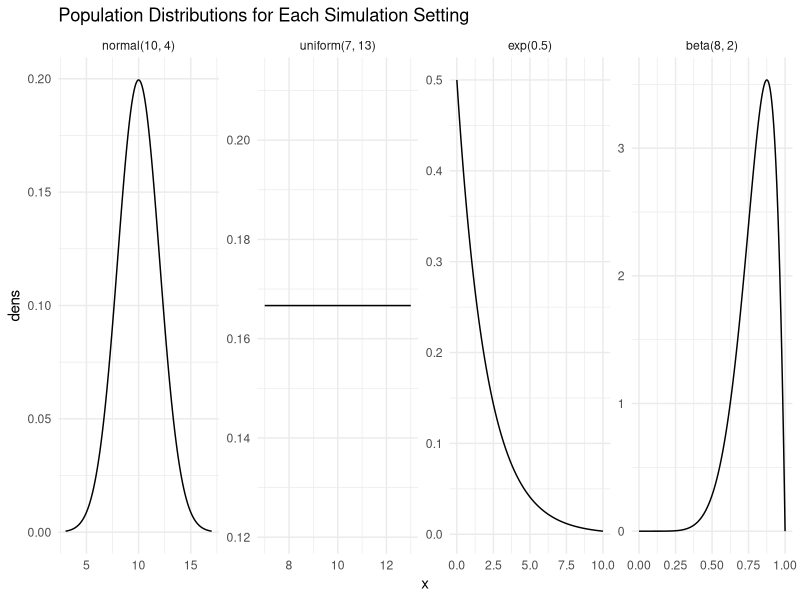
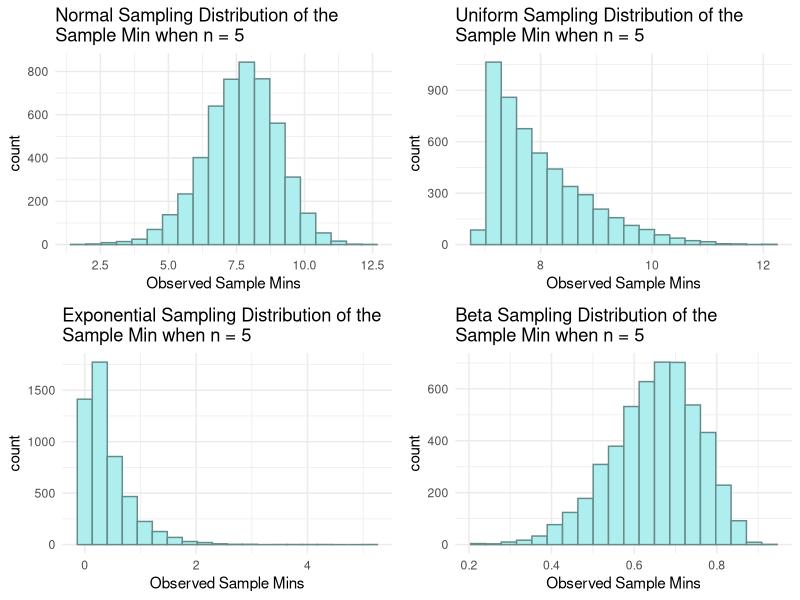
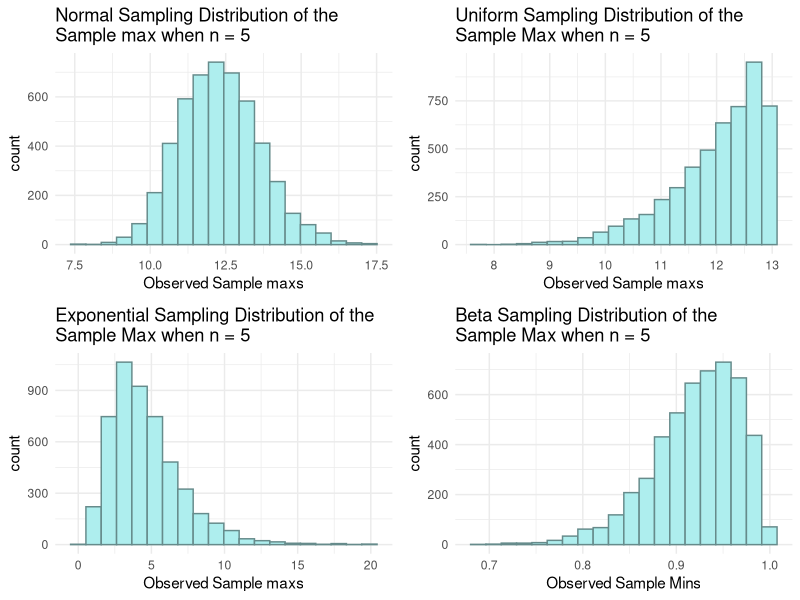
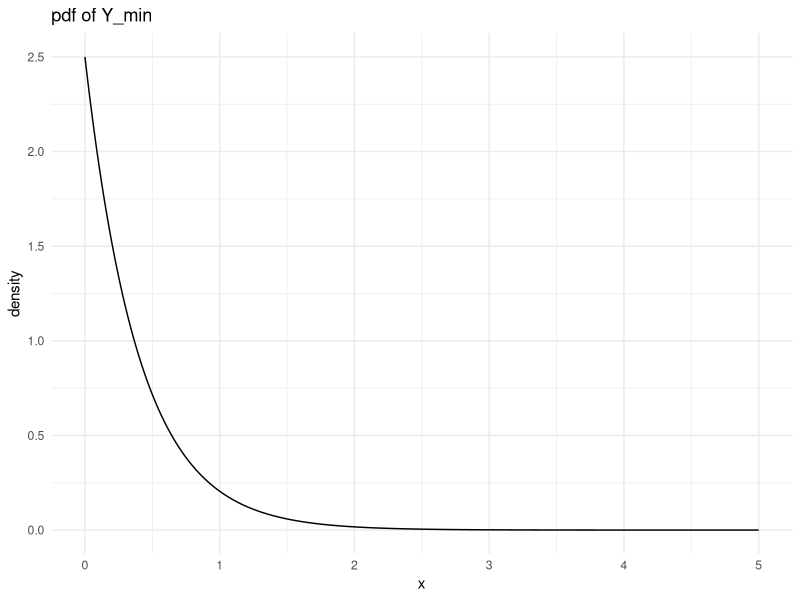
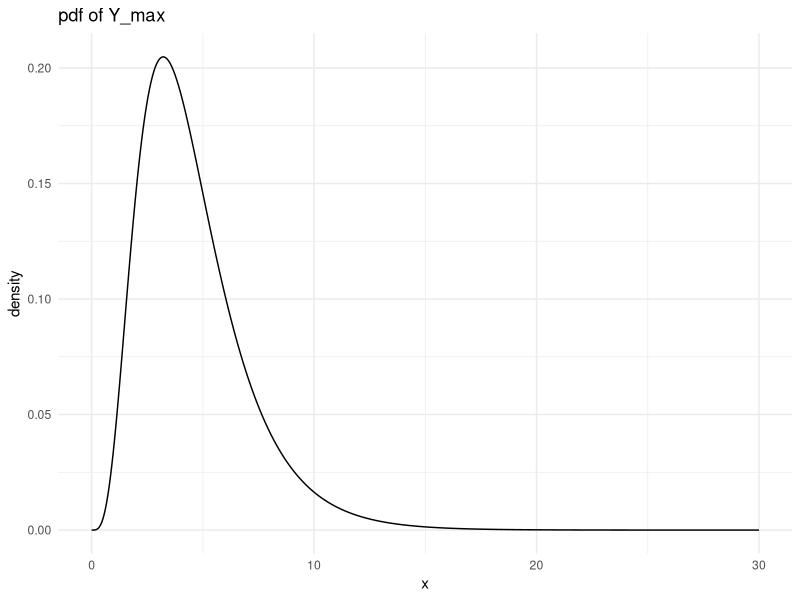

R code for these plots, in order:
## ---- chunk 1
#| warnings: false
#| output: false
library(tidyverse)
library(gridExtra)
library(knitr)
## ---- chunk 2
#| echo: false

## create population graphs

norm_df <- tibble(x = seq(3, 17, length.out = 1000),
                  dens = dnorm(x, mean = 10, sd = 2),
                  pop = "normal(10, 4)")
unif_df <- tibble(x = seq(7, 13, length.out = 1000),
                  dens = dunif(x, 7, 13),
                  pop = "uniform(7, 13)")
exp_df <- tibble(x = seq(0, 10, length.out = 1000),
                 dens = dexp(x, 0.5),
                 pop = "exp(0.5)")
beta_df <- tibble(x = seq(0, 1, length.out = 1000),
                  dens = dbeta(x, 8, 2),
                  pop = "beta(8, 2)")

pop_plot <- bind_rows(norm_df, unif_df, exp_df, beta_df) |>
  mutate(pop = fct_relevel(pop, c("normal(10, 4)", "uniform(7, 13)",
                                  "exp(0.5)", "beta(8, 2)")))

ggplot(data = pop_plot, aes(x = x, y = dens)) +
  geom_line() +
  theme_minimal() +
  facet_wrap(~ pop, nrow = 1, scales = "free") +
  labs(title = "Population Distributions for Each Simulation Setting")
## ---- chunk 3
n <- 5            # sample size
mu <- 10          # population mean
sigma <- 2        # population standard deviation

generate_normal_min <- function(mu, sigma, n) {
  
  single_sample <- rnorm(n, mu, sigma)
  sample_min <- min(single_sample)
  
  return(sample_min)
}

nsim <- 5000      # number of simulations

## code to map through the function. 
## the \(i) syntax says to just repeat the generate_normal_mean function
## nsim times
normal_mins <- map_dbl(1:nsim, \(i) generate_normal_min(mu = mu, sigma = sigma, n = n))

## print some of the 5000 means
## each number represents the sample mean from __one__ sample.
normal_mins_df <- tibble(normal_mins)

normal_min_plot <- ggplot(data = normal_mins_df, aes(x = normal_mins)) +
  geom_histogram(colour = "paleturquoise4", fill = "paleturquoise2", bins = 20) +
  theme_minimal() +
  labs(x = "Observed Sample Mins",
       title = paste("Normal Sampling Distribution of the \nSample Min when n =", n))

kable(normal_mins_df |>
  summarise(mean_samp_dist = mean(normal_mins),
            var_samp_dist = var(normal_mins),
            se_samp_dist = sd(normal_mins)))
## ---- chunk 4
n <- 5            # sample size
mu <- 10          # population mean
sigma <- 2        # population standard deviation

generate_normal_max <- function(mu, sigma, n) {
  
  single_sample <- rnorm(n, mu, sigma)
  sample_max <- max(single_sample)
  
  return(sample_max)
}

nsim <- 5000  

normal_maxs <- map_dbl(1:nsim, \(i) generate_normal_max(mu = mu, sigma = sigma, n = n))

normal_maxs_df <- tibble(normal_maxs)

normal_max_plot <- ggplot(data = normal_maxs_df, aes(x = normal_maxs)) +
  geom_histogram(colour = "paleturquoise4", fill = "paleturquoise2", bins = 20) +
  theme_minimal() +
  labs(x = "Observed Sample maxs",
       title = paste("Normal Sampling Distribution of the \nSample max when n =", n))

kable(normal_maxs_df |>
  summarise(mean_samp_dist = mean(normal_maxs),
            var_samp_dist = var(normal_maxs),
            se_samp_dist = sd(normal_maxs)))
## ---- chunk 5
n <- 5        
theta_1 <- 7         
theta_2 <- 13        

generate_uniform_min <- function(theta_1, theta_2, n) {
  
  single_sample <- runif(n, theta_1, theta_2)
  sample_min <- min(single_sample)
  
  return(sample_min)
}

nsim <- 5000

uniform_mins <- map_dbl(1:nsim, \(i) generate_uniform_min(theta_1 = theta_1, theta_2 = theta_2, n = n))

uniform_mins_df <- tibble(uniform_mins)

uniform_min_plot <- ggplot(data = uniform_mins_df, aes(x = uniform_mins)) +
  geom_histogram(colour = "paleturquoise4", fill = "paleturquoise2", bins = 20) +
  theme_minimal() +
  labs(x = "Observed Sample Mins",
       title = paste("Uniform Sampling Distribution of the \nSample Min when n =", n))

kable(uniform_mins_df |>
  summarise(mean_samp_dist = mean(uniform_mins),
            var_samp_dist = var(uniform_mins),
            se_samp_dist = sd(uniform_mins)))
## ---- chunk 6
n <- 5    
theta_1 <- 7         
theta_2 <- 13        

generate_uniform_max <- function(theta_1, theta_2, n) {
  
  single_sample <- runif(n, theta_1, theta_2)
  sample_max <- max(single_sample)
  
  return(sample_max)
}

nsim <- 5000

uniform_maxs <- map_dbl(1:nsim, \(i) generate_uniform_max(theta_1 = theta_1, theta_2 = theta_2, n = n))

uniform_maxs_df <- tibble(uniform_maxs)

uniform_max_plot <- ggplot(data = uniform_maxs_df, aes(x = uniform_maxs)) +
  geom_histogram(colour = "paleturquoise4", fill = "paleturquoise2", bins = 20) +
  theme_minimal() +
  labs(x = "Observed Sample maxs",
       title = paste("Uniform Sampling Distribution of the \nSample Max when n =", n))

kable(uniform_maxs_df |>
  summarise(mean_samp_dist = mean(uniform_maxs),
            var_samp_dist = var(uniform_maxs),
            se_samp_dist = sd(uniform_maxs)))
## ---- chunk 7
n <- 5            
lambda <- 0.5      

generate_exponential_min <- function(lambda, n) {
  
  single_sample <- rexp(n, lambda)
  sample_min <- min(single_sample)
  
  return(sample_min)
}

nsim <- 5000     

exponential_mins <- map_dbl(1:nsim, \(i) generate_exponential_min(lambda = lambda, n = n))

exponential_mins_df <- tibble(exponential_mins)

exponential_min_plot <- ggplot(data = exponential_mins_df, aes(x = exponential_mins)) +
  geom_histogram(colour = "paleturquoise4", fill = "paleturquoise2", bins = 20) +
  theme_minimal() +
  labs(x = "Observed Sample Mins",
       title = paste("Exponential Sampling Distribution of the \nSample Min when n =", n))

kable(exponential_mins_df |>
  summarise(mean_samp_dist = mean(exponential_mins),
            var_samp_dist = var(exponential_mins),
            se_samp_dist = sd(exponential_mins)))
## ---- chunk 8
n <- 5        
lambda <- 0.5    

generate_exponential_max <- function(lambda, n) {
  
  single_sample <- rexp(n, lambda)
  sample_max <- max(single_sample)
  
  return(sample_max)
}

nsim <- 5000

exponential_maxs <- map_dbl(1:nsim, \(i) generate_exponential_max(lambda = lambda, n = n))

exponential_maxs_df <- tibble(exponential_maxs)

exponential_max_plot <- ggplot(data = exponential_maxs_df, aes(x = exponential_maxs)) +
  geom_histogram(colour = "paleturquoise4", fill = "paleturquoise2", bins = 20) +
  theme_minimal() +
  labs(x = "Observed Sample maxs",
       title = paste("Exponential Sampling Distribution of the \nSample Max when n =", n))

kable(exponential_maxs_df |>
  summarise(mean_samp_dist = mean(exponential_maxs),
            var_samp_dist = var(exponential_maxs),
            se_samp_dist = sd(exponential_maxs)))
## ---- chunk 9
n <- 5            # sample size
alpha <- 8
beta <- 2

generate_beta_min <- function(alpha, beta, n) {
  
  single_sample <- rbeta(n, alpha, beta)
  sample_min <- min(single_sample)
  
  return(sample_min)
}

nsim <- 5000  

beta_mins <- map_dbl(1:nsim, \(i) generate_beta_min(alpha = alpha, beta = beta, n = n))

beta_mins_df <- tibble(beta_mins)

beta_min_plot <- ggplot(data = beta_mins_df, aes(x = beta_mins)) +
  geom_histogram(colour = "paleturquoise4", fill = "paleturquoise2", bins = 20) +
  theme_minimal() +
  labs(x = "Observed Sample Mins",
       title = paste("Beta Sampling Distribution of the \nSample Min when n =", n))

kable(beta_mins_df |>
  summarise(mean_samp_dist = mean(beta_mins),
            var_samp_dist = var(beta_mins),
            se_samp_dist = sd(beta_mins)))
## ---- chunk 10
n <- 5            # sample size
alpha <- 8
beta <- 2

generate_beta_max <- function(alpha, beta, n) {
  
  single_sample <- rbeta(n, alpha, beta)
  sample_max <- max(single_sample)
  
  return(sample_max)
}

nsim <- 5000  

beta_maxs <- map_dbl(1:nsim, \(i) generate_beta_max(alpha = alpha, beta = beta, n = n))

beta_maxs_df <- tibble(beta_maxs)

beta_max_plot <- ggplot(data = beta_maxs_df, aes(x = beta_maxs)) +
  geom_histogram(colour = "paleturquoise4", fill = "paleturquoise2", bins = 20) +
  theme_minimal() +
  labs(x = "Observed Sample Mins",
       title = paste("Beta Sampling Distribution of the \nSample Max when n =", n))

kable(beta_maxs_df |>
  summarise(mean_samp_dist = mean(beta_maxs),
            var_samp_dist = var(beta_maxs),
            se_samp_dist = sd(beta_maxs)))
## ---- chunk 11
#| echo: false

grid.arrange(normal_min_plot, uniform_min_plot, exponential_min_plot, beta_min_plot, ncol = 2, nrow = 2)
## ---- chunk 12
#| echo: false

grid.arrange(normal_max_plot, uniform_max_plot, exponential_max_plot, beta_max_plot, ncol = 2, nrow = 2)
## ---- chunk 13
#| echo: false

n <- 5

x <- seq(0, 5, length.out = 1000)

density <- n * 0.5 * exp(-0.5 * n * x)

samp_min_df <- tibble::tibble(x, density)
ggplot(data = samp_min_df, aes(x = x, y = density)) +
  geom_line() +
  theme_minimal() +
  labs(title = "pdf of Y_min")

## ---- chunk 14
#| echo: false
n <- 5

x <- seq(0, 30, length.out = 1000)

density <-  n * (1 - exp(-0.5 * x))^(n-1) * (0.5 * exp(-0.5 * x))

## put into tibble and plot
samp_max_df <- tibble(x, density)
ggplot(data = samp_max_df, aes(x = x, y = density)) +
  geom_line() +
  theme_minimal() +
  labs(title = "pdf of Y_max")
